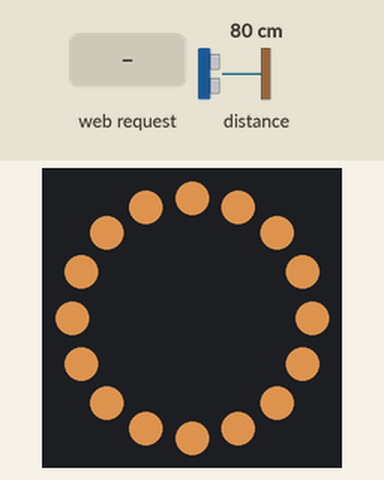
The sketch below on a simulated ESP32. On the bench: 16 RGB LEDs in a ring, first at the top, clockwise. The inputs (shaded band) are chosen by the test bench; at power-on: distance to the obstacle 80 cm. Dim RGB values are drawn brighter than linear; WiFi joins after 1.5 s; servers stay silent unless stated; what the sketch prints to the serial monitor is not drawn.

Above: at 3.1 s.
3.2 s: HTTP request GET /color?value=1 received
At 4.4 s:
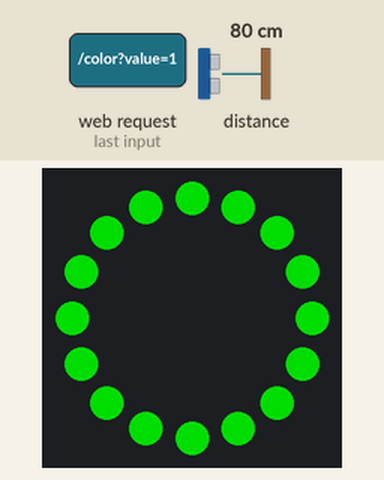
4.7 s: HTTP request GET /color?value=0 received
At 5.7 s:
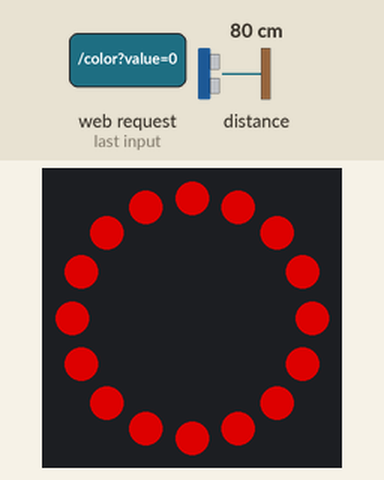
6.2 s: HTTP request GET /color?value=120 received
At 6.9 s:
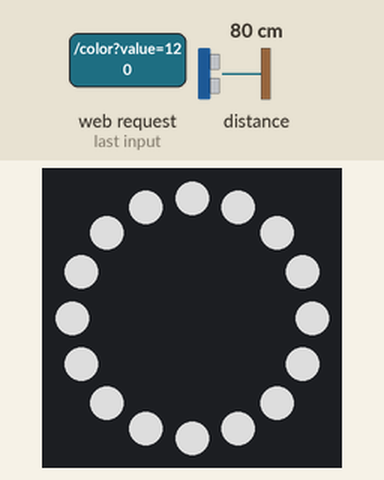
Timing chart, 0 to 9.2 s (numbered marks = the images above; inputs shaded):
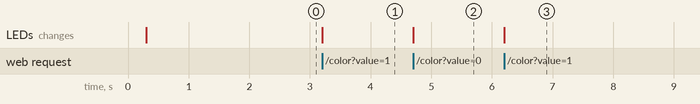

The sketch:

gesture_lamp.ino
```cpp
/*************************************************************
 * Gesture Lamp + Wi-Fi Web Control  (Adafruit APDS9960, no INT pin, no battery)
 * ESP32 + APDS9960 (gesture, polled -- no interrupt wire needed) + WS2812B 16-LED ring
 *
 * - Gestures: LEFT/RIGHT cycles the 5 WHITE tones only.
 *             UP/DOWN changes brightness.
 *             HOLD hand close for 1-2s, then pull away = ON/OFF
 *             (detected from raw proximity readings, not the INT pin)
 * - Web page (open the IP shown in Serial Monitor):
 *     Slider 1: all 14 colours (9 RGB, web-only + 5 whites,
 *               also reachable by gesture)
 *     Slider 2: brightness
 * - OTA: after the first USB upload, you can upload future
 *        code changes over Wi-Fi (Tools > Port > network port)
 *
 * Libraries needed:
 *   - Adafruit APDS9960   (+ its dependencies: Adafruit BusIO, Adafruit Unified Sensor)
 *   - Adafruit NeoPixel
 *   (WiFi, WebServer, ArduinoOTA are built into the ESP32 core)
 *
 * Wiring for the sensor (4 wires only -- INT is NOT connected):
 *   VCC -> 3V3   GND -> GND   SDA -> GPIO21   SCL -> GPIO22
 *************************************************************/

#include <WiFi.h>
#include <WebServer.h>
#include <ArduinoOTA.h>
#include <Wire.h>
#include <Adafruit_APDS9960.h>
#include <Adafruit_NeoPixel.h>

// ===================== 1. FILL THESE IN =====================
const char* WIFI_SSID = "YourWifiNAme";
const char* WIFI_PASS = "YourWifiPassword";
// ==============================================================

// ---------- Pins ----------
#define LED_PIN   27      // ring's DIN, through a 330 ohm resistor
#define NUM_LEDS  16
// APDS9960: VCC=3V3, GND=GND, SDA=GPIO21, SCL=GPIO22 -- no INT wire used

// ---------- Settings ----------
#define MAX_BRIGHT    180
#define BRIGHT_STEP   25
#define HOLD_MIN_MS   1000     // hand held close at least this long = a "hold" (ON/OFF)
#define HOLD_MAX_MS   3000     // longer than this = ignored (something stuck in front of the sensor)
#define PROX_THRESHOLD 150     // raw proximity (0-255) above this = "hand is close". Tune if needed.

// ---------- 14 colours: 9 RGB (web slider only) + 5 whites (web + gesture) ----------
struct Colour { const char* name; uint8_t r, g, b; };
Colour colours[] = {
  {"Red",         255,   0,   0},
  {"Green",         0, 255,   0},
  {"Blue",          0,   0, 255},
  {"Yellow",      255, 200,   0},
  {"Cyan",          0, 255, 255},
  {"Magenta",     255,   0, 255},
  {"Orange",      255,  80,   0},
  {"Purple",      140,   0, 255},
  {"Pink",        255,  40, 100},
  {"Night Amber", 255, 100,  20},   // index 9  -- whites start here
  {"Warm White",  255, 170,  90},
  {"Neutral White",255,214, 170},
  {"Daylight",    255, 244, 229},
  {"Cool White",  255, 255, 255}
};
const int NUM_COLOURS = 14;
const int WHITE_START = 9;         // indexes 9-13 are the 5 whites

Adafruit_NeoPixel ring(NUM_LEDS, LED_PIN, NEO_GRB + NEO_KHZ800);
Adafruit_APDS9960 apds;
WebServer server(80);

bool  lampOn      = true;
int   colourIndex = 10;     // start on Warm White
int   brightness  = 150;

// ---- hold-to-toggle state, built from plain proximity polling (no INT pin) ----
bool  handWasClose   = false;
unsigned long closeSince = 0;

// ================= Lamp control =================
void showLamp() {
  if (lampOn) {
    Colour c = colours[colourIndex];
    ring.setBrightness(min(brightness, MAX_BRIGHT));
    ring.fill(ring.Color(c.r, c.g, c.b));
  } else {
    ring.clear();
  }
  ring.show();
}

// ================= Web pages =================
void handleRoot() {
  String html =
    "<html><head><meta name='viewport' content='width=device-width,initial-scale=1'>"
    "<style>body{font-family:sans-serif;max-width:420px;margin:30px auto;padding:0 16px}"
    "h2{color:#1F3A5F} input[type=range]{width:100%}</style></head><body>"
    "<h2>Gesture Lamp</h2>"
    "<p><b>Colour</b> (0-8 = RGB, 9-13 = whites)</p>"
    "<input type='range' min='0' max='13' value='" + String(colourIndex) + "' "
    "oninput=\"fetch('/color?value='+this.value)\"><p id='cname'>" + colours[colourIndex].name + "</p>"
    "<p><b>Brightness</b></p>"
    "<input type='range' min='10' max='255' value='" + String(brightness) + "' "
    "oninput=\"fetch('/bright?value='+this.value)\">"
    "</body></html>";
  server.send(200, "text/html", html);
}

void handleColor() {
  if (server.hasArg("value")) {
    colourIndex = constrain(server.arg("value").toInt(), 0, NUM_COLOURS - 1);
    lampOn = true;
    showLamp();
  }
  server.send(200, "text/plain", "ok");
}

void handleBright() {
  if (server.hasArg("value")) {
    brightness = constrain(server.arg("value").toInt(), 10, 255);
    lampOn = true;
    showLamp();
  }
  server.send(200, "text/plain", "ok");
}

void handleStatus() {
  String j = "{\"on\":" + String(lampOn ? "true" : "false") +
             ",\"colour\":" + String(colourIndex) +
             ",\"colour_name\":\"" + String(colours[colourIndex].name) + "\"" +
             ",\"brightness\":" + String(brightness) + "}";
  server.send(200, "application/json", j);
}

// ================= Gesture handling (polled, no INT wire) =================
void handleSwipe(uint8_t g) {
  if (!lampOn) return;
  if (g == APDS9960_LEFT || g == APDS9960_RIGHT) {
    if (colourIndex < WHITE_START) colourIndex = WHITE_START;   // jump into the whites first
    else {
      int w = colourIndex - WHITE_START;
      w = (g == APDS9960_RIGHT) ? (w + 1) % 5 : (w - 1 + 5) % 5;
      colourIndex = WHITE_START + w;
    }
    showLamp();
    Serial.println(colours[colourIndex].name);
  } else if (g == APDS9960_UP) {
    brightness = min(255, brightness + BRIGHT_STEP); showLamp();
  } else if (g == APDS9960_DOWN) {
    brightness = max(10, brightness - BRIGHT_STEP); showLamp();
  }
}

// Hold-to-toggle: watches raw proximity. If the hand stays close continuously
// for HOLD_MIN..HOLD_MAX ms and then moves away, that counts as a hold.
void handleHold() {
  uint8_t prox = apds.readProximity();
  bool isClose = (prox > PROX_THRESHOLD);

  if (isClose && !handWasClose) {          // hand just arrived
    handWasClose = true;
    closeSince = millis();
  } else if (!isClose && handWasClose) {   // hand just left -- check how long it was there
    unsigned long heldFor = millis() - closeSince;
    handWasClose = false;
    if (heldFor >= HOLD_MIN_MS && heldFor <= HOLD_MAX_MS) {
      lampOn = !lampOn;
      showLamp();
      Serial.println(lampOn ? "Lamp ON" : "Lamp OFF");
    }
    // else: too short (accidental) or too long (something was just passing by) -- ignored
  }
}

// ================= Setup / loop =================
void setup() {
  Serial.begin(115200);

  ring.begin();
  delay(300);      // let the boost converter's 5V fully stabilize first
  showLamp();
  delay(50);
  showLamp();      // send it twice -- the very first WS2812 frame is the one most likely to get dropped

  if (apds.begin()) {
    apds.enableProximity(true);
    apds.enableGesture(true);
    Serial.println("APDS9960 ready");
  } else {
    Serial.println("APDS9960 NOT found - check wiring (3.3V, SDA=21, SCL=22)");
  }

WiFi.mode(WIFI_STA);
WiFi.begin(WIFI_SSID, WIFI_PASS);
Serial.print("Connecting to Wi-Fi");

unsigned long startAttempt = millis();
while (WiFi.status() != WL_CONNECTED && millis() - startAttempt < 20000) {
  delay(400);
  Serial.print(".");
}
WiFi.setSleep(false);
if (WiFi.status() == WL_CONNECTED) {
  String url = "http://" + WiFi.localIP().toString() + "/";
  Serial.println();
  Serial.println("****************************************************");
  Serial.println("*  Lamp web page:  " + url);
  Serial.println("****************************************************");
} else {
  Serial.println();
  Serial.print("Wi-Fi FAILED to connect. Status code: ");
  Serial.println(WiFi.status());
  Serial.println("1=NO_SSID_AVAIL 4=CONNECT_FAILED 6=WRONG_PASSWORD");
  Serial.println("Lamp will still work by gesture, web control disabled.");
}

  String url = "http://" + WiFi.localIP().toString() + "/";
  Serial.println();
  Serial.println("****************************************************");
  Serial.println("*  Lamp web page:  " + url);
  Serial.println("****************************************************");

  server.on("/", handleRoot);
  server.on("/color", handleColor);
  server.on("/bright", handleBright);
  server.on("/status", handleStatus);
  server.begin();

  ArduinoOTA.setHostname("gesture-lamp");
  ArduinoOTA.begin();
}

void loop() {
  server.handleClient();
  ArduinoOTA.handle();

  handleHold();                              // non-blocking, checked every loop

  if (apds.gestureValid()) {
    uint8_t g = apds.readGesture();
    if (g == APDS9960_UP || g == APDS9960_DOWN || g == APDS9960_LEFT || g == APDS9960_RIGHT) {
      handleSwipe(g);
    }
  }
}
```

Measured:
- after the input at 3.2 s, the LEDs: change at once (image 1)
- after the input at 4.7 s, the LEDs: change at once (image 2)
- after the input at 6.2 s, the LEDs: change at once (image 3)
